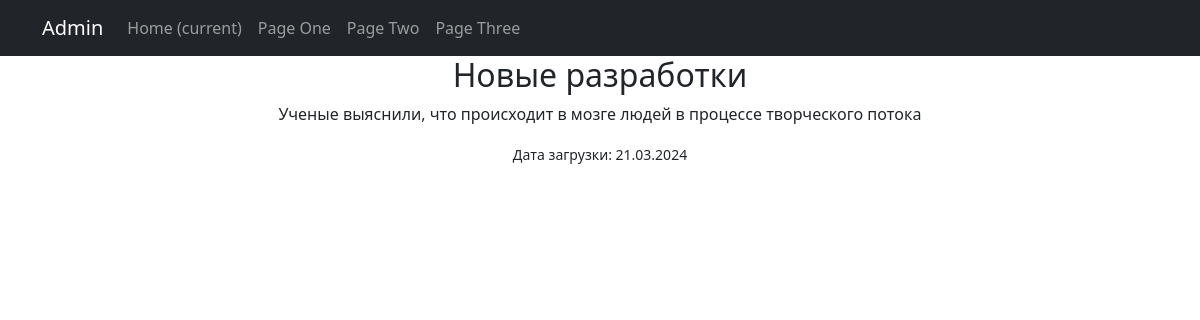
Screenshot of /news/4/ with the database file from the repository.
### News/models.py (models this page shows, shortened)
class Post(models.Model):
    author = models.ForeignKey(Author, on_delete=models.CASCADE)
    POST_TYPES = [
        ('article', 'Статья'),
        ('news', 'Новость')
    ]
    post_type = models.CharField(max_length=7, choices=POST_TYPES)
    created_at = models.DateTimeField(auto_now_add=True)
    categories = models.ManyToManyField(Category, through='PostCategory')
    title = models.CharField(max_length=255)
    content = models.TextField()
    rating = models.IntegerField(default=0)

### News/views.py (the view)
# urls.py: path('news/<int:pk>/', PostDetail.as_view(), name='news_detail')
class PostDetail(DetailView):
    model = Post
    template_name = 'News_detail.html'
    context_object_name = 'post'

### News/templatetags/custom_filters.py (called while the page is built)
@register.filter(name='custom_filter')
def censor(text, words_to_censor):
    censored_text = text
    for word in words_to_censor.split(','):
        censored_text = censored_text.replace(word.strip(), '*' * len(word.strip()))
    return censored_text

### templates/News_detail.html
{% extends 'flatpages/default.html' %}
{% load custom_filters %}
{% block content %}
  <h2>{{ post.title }}</h2>
  <p>{{ post.content|custom_filter:"мошенник" }}</p>
  <p><small>Дата загрузки: {{ post.created_at|date:"d.m.Y" }}</small></p>
{% endblock %}

### rows the page displays
Post: title "Новые разработки", content|custom_filter "Ученые выяснили, что происходит в мозге людей в процессе творческого потока", created_at "21.03.2024"
